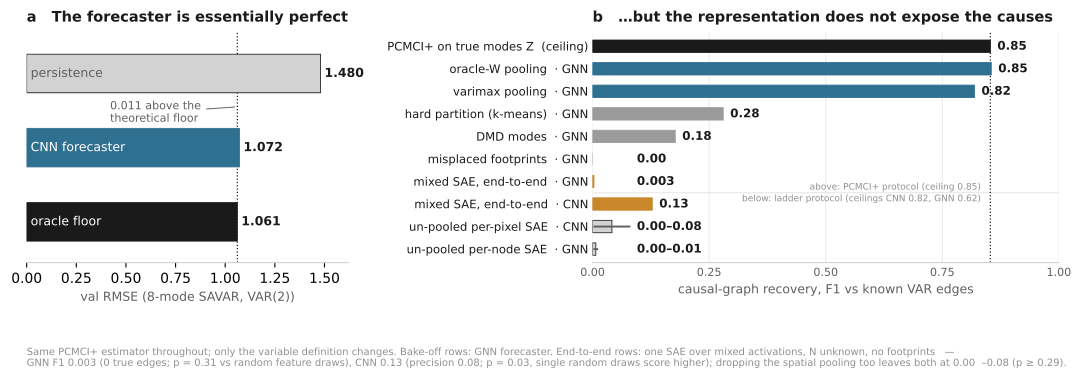

Write the Python code that produced this figure.
"""SAVAR ground-truth calibration: forecasting well does not expose the causal structure.

One compact two-panel figure.
  (a) Predictive skill on the 8-mode SAVAR benchmark: the CNN forecaster sits 0.011 RMSE
      above the analytic oracle floor -- an essentially perfect forecaster.
  (b) Causal recovery (PCMCI+ F1 against the known VAR(2) graph) from that same model's
      activations, as the variable definition degrades from oracle spatial pooling to the
      front-end GraphCast actually has (one mixed SAE, N unknown, no ground-truth modes).
      Same estimator throughout; only the representation changes.

Numbers, with provenance (all previously computed; nothing new is estimated here):
  skill    ~/savar-validation notes/REPO_SUMMARY_AND_AUDIT.md Phase 1a:
           persistence 1.48, CNN val 1.072, oracle floor 1.061 (D_y = I).
  bake-off ~/savar-project/results/litext_e1_discovery.npy (loaded live if present):
           true-Z 0.853, oracle-W pooled activations 0.855, varimax 0.819,
           k-means hard partition 0.280, DMD 0.177, misplaced footprints 0.000.
  ladder   CNN: ~/causal-graphcast/audit_pcmci_assumptions/savar_sae_pcmci (2026-08-21),
           ladder protocol, own true-Z ceiling 0.825: GraphCast-matched mixed SAE (R3b)
           F1 0.128 (P 0.080; 47 false edges vs 12 true; p=0.033 vs random feature draws);
           un-pooled per-pixel SAE (R4) 0.004-0.079 (p=0.287 vs random draws).
           GNN: .../savar_sae_pcmci_gnn (2026-08-25, MeshGNN, hetdynamics_eqvar, stride 1):
           R3b F1 0.003 under the PCMCI+ protocol (ceiling 0.859; 0 true edges) and 0.019
           under the ladder protocol (ceiling 0.616; p=0.31 vs random draws); un-pooled
           per-node SAE (R4) 0.004-0.010 (p=0.33-0.93).
  NOTE     the bake-off block is the GNN (hetdynamics_eqvar, PCMCI+ protocol); the CNN rows
           are a different dataset (base) and protocol. Only the estimator is shared.
           Per-mode SAEs: 0/8 monosemantic (phase7_sae_findings.md); PC0 of pooled
           activations 86% (CNN) / 88-92% (GNN) of variance.

Run:  python3 figures/paper_fig_savar.py     (any python with matplotlib)
"""
import sys
from pathlib import Path

import numpy as np
import matplotlib
matplotlib.use("Agg")
import matplotlib.pyplot as plt

ROOT = Path(__file__).resolve().parent.parent
sys.path.insert(0, str(ROOT / "figures"))
from paper_palette import BG, INK, MUTED, FAINT, GRIDC, BLUE, GREEN, YELLOW, GREY, PALE  # noqa

# ---- numbers (see header for provenance) -------------------------------------------
SKILL = [("persistence", 1.480, PALE),
         ("CNN forecaster", 1.072, BLUE),
         ("oracle floor", 1.061, INK)]

LITEXT = ROOT / "savar/results/litext_e1_discovery.npy"   # shipped with the savar/ package
BAKE = {"oracle-W pooling": 0.855, "varimax pooling": 0.819,
        "hard partition (k-means)": 0.280, "DMD modes": 0.177,
        "misplaced footprints": 0.000}
if LITEXT.exists():                       # prefer the artifact over the transcription
    d = np.load(LITEXT, allow_pickle=True).item()
    BAKE["oracle-W pooling"] = float(d["anchors"]["oracle_acts_fu1"])
    BAKE["varimax pooling"] = float(d["graph"]["vmax_act"]["F1"])
    BAKE["hard partition (k-means)"] = float(d["graph"]["km_act"]["F1"])
    BAKE["DMD modes"] = float(d["graph"]["dmd_act"]["F1"])
    BAKE["misplaced footprints"] = float(d["graph"]["shift5"]["F1"])
CEIL_BAKE = 0.853       # PCMCI+ on the true mode series Z, same protocol as BAKE (GNN data)
CEIL_LADDER = 0.825     # CNN end-to-end ladder's own true-Z ceiling
CEIL_LADDER_GNN = 0.616 # GNN end-to-end ladder's own true-Z ceiling (T=2400, tau_max 6)
SAE_F1 = 0.128          # CNN, GraphCast-matched rung R3b: one mixed SAE, N unknown, no Z
SAE_F1_GNN_PLUS = 0.003 # GNN R3b, PCMCI+ protocol (comparable to the bake-off block)
SAE_F1_GNN = 0.019      # GNN R3b, ladder protocol
R4_LO, R4_HI = 0.004, 0.079          # CNN R4: un-pooled per-pixel SAE (MAP-FOOT / MAP-R)
R4_GNN_LO, R4_GNN_HI = 0.004, 0.010  # GNN R4: un-pooled per-node SAE

# Rows of panel (b): (label, value, colour, spread or None). Two blocks separated by the
# protocol line: PCMCI+ protocol (GNN bake-off + GNN R3b) above, end-to-end ladder below.
def panel_b_rows():
    rows = [("PCMCI+ on true modes Z  (ceiling)", CEIL_BAKE, INK, None),
            *[(f"{k}  · GNN", v, BLUE if v > 0.5 else GREY, None) for k, v in BAKE.items()],
            ("mixed SAE, end-to-end  · GNN", SAE_F1_GNN_PLUS, YELLOW, None),
            ("mixed SAE, end-to-end  · CNN", SAE_F1, YELLOW, None),
            ("un-pooled per-pixel SAE  · CNN", (R4_LO + R4_HI) / 2, PALE, (R4_LO, R4_HI)),
            ("un-pooled per-node SAE  · GNN", (R4_GNN_LO + R4_GNN_HI) / 2, PALE,
             (R4_GNN_LO, R4_GNN_HI))]
    n_top = 1 + len(BAKE) + 1          # rows in the PCMCI+-protocol block
    return rows, n_top


def draw_panel_b(axb, label_fs=8.4, sep_label=True):
    rows, n_top = panel_b_rows()
    n = len(rows)
    yb = np.arange(n)[::-1]
    for y, (lab, v, col, spread) in zip(yb, rows):
        axb.barh(y, v, height=0.55, color=col, zorder=3,
                 edgecolor=INK if col == PALE else col, lw=0.6)
        if spread is not None:                            # draw the spread, not a point
            axb.plot([spread[0], spread[1]], [y, y], color=MUTED, lw=1.4, zorder=4)
            txt = f"{spread[0]:.2f}–{spread[1]:.2f}"
            xr = spread[1]
        else:
            txt = f"{v:.3f}" if 0 < v < 0.01 else f"{v:.2f}"
            xr = v
        axb.text(max(xr, 0.08) + 0.015, y, txt, va="center", fontsize=8.6,
                 color=INK, weight="bold")
    axb.axvline(CEIL_BAKE, color=INK, lw=0.9, ls=":", zorder=2)
    ysep = yb[n_top - 1] - 0.5
    axb.axhline(ysep, color=GRIDC, lw=0.8, zorder=1)
    if sep_label:
        axb.text(CEIL_BAKE - 0.02, ysep + 0.05, "above: PCMCI+ protocol (ceiling 0.85)",
                 ha="right", va="bottom", fontsize=6.5, color=FAINT)
        axb.text(CEIL_BAKE - 0.02, ysep - 0.05,
                 f"below: ladder protocol (ceilings CNN {CEIL_LADDER:.2f}, GNN {CEIL_LADDER_GNN:.2f})",
                 ha="right", va="top", fontsize=6.5, color=FAINT)
    axb.set_xlim(0, 1.0); axb.set_ylim(-0.6, n - 0.4)
    axb.set_yticks(yb)
    axb.set_yticklabels([r[0] for r in rows], fontsize=label_fs, color=INK)
    axb.tick_params(axis="y", length=0)
    axb.set_xticks([0, 0.25, 0.5, 0.75, 1.0])
    axb.tick_params(axis="x", labelsize=8, colors=MUTED, length=0)
    axb.set_xlabel("causal-graph recovery, F1 vs known VAR edges", fontsize=9, color=MUTED)
    axb.grid(axis="x", color=GRIDC, lw=0.6, zorder=0)
    for sp in ("top", "right", "left"):
        axb.spines[sp].set_visible(False)
    axb.spines["bottom"].set_color(PALE)


def main():
    fig, (axa, axb) = plt.subplots(
        1, 2, figsize=(11.5, 4.6), facecolor=BG, gridspec_kw=dict(
            width_ratios=[1.0, 1.45], wspace=0.62, left=0.075, right=0.975,
            top=0.80, bottom=0.30))

    # ---------------- (a) predictive skill ----------------
    ya = np.arange(len(SKILL))[::-1]
    for y, (lab, v, col) in zip(ya, SKILL):
        axa.barh(y, v, height=0.52, color=col, zorder=3,
                 edgecolor=INK if col == PALE else col, lw=0.6)
        axa.text(v + 0.02, y, f"{v:.3f}", va="center", fontsize=9, color=INK,
                 weight="bold")
        axa.text(0.02, y, lab, va="center", fontsize=9,
                 color=BG if col in (BLUE, INK) else MUTED, zorder=4)
    axa.axvline(SKILL[2][1], color=INK, lw=0.9, ls=":", zorder=2)
    axa.annotate("0.011 above the\ntheoretical floor", xy=(1.061, 1.55),
                 xytext=(0.42, 1.35), fontsize=8, color=MUTED,
                 arrowprops=dict(arrowstyle="-", color=MUTED, lw=0.7))
    axa.set_xlim(0, 1.62); axa.set_ylim(-0.55, 2.55)
    axa.set_yticks([])
    axa.set_xlabel("val RMSE (8-mode SAVAR, VAR(2))", fontsize=9, color=MUTED)
    axa.set_title("a   The forecaster is essentially perfect", fontsize=10.5,
                  color=INK, weight="bold", loc="left", pad=8)

    # ---------------- (b) causal recovery ----------------
    draw_panel_b(axb)
    axb.set_title("b   …but the representation does not expose the causes",
                  fontsize=10.5, color=INK, weight="bold", loc="left", pad=8)
    for sp in ("top", "right", "left"):
        axa.spines[sp].set_visible(False)
    axa.spines["bottom"].set_color(PALE)
    fig.text(0.075, 0.115,
             "Same PCMCI+ estimator throughout; only the variable definition changes. "
             "Bake-off rows: GNN forecaster. End-to-end rows: one SAE over mixed activations, "
             "N unknown, no footprints —\nGNN F1 0.003 (0 true edges; p = 0.31 vs random feature draws), "
             "CNN 0.13 (precision 0.08; p = 0.03, single random draws score higher); dropping the "
             "spatial pooling too leaves both at 0.00–0.08 (p ≥ 0.29).",
             fontsize=7.2, color=FAINT, ha="left", va="top")

    for ext in ("png", "pdf"):
        fig.savefig(ROOT / f"figures/paper_fig_savar.{ext}",
                    dpi=300 if ext == "png" else None, facecolor=BG,
                    bbox_inches="tight")
    print("-> figures/paper_fig_savar.png / .pdf")


if __name__ == "__main__":
    main()
